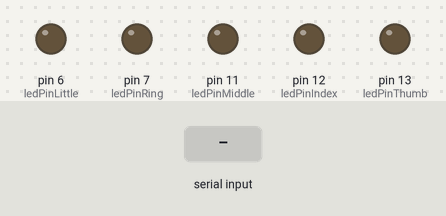
This sketch was run on a simulated Arduino Uno, built with avr-gcc and run on an emulated ATmega328P. Parts: output pins drawn as LEDs (lit = HIGH). The test bench sets the inputs (shaded band).

Above: at 1.2 s.
1.3 s: "T" received over Serial
At 2.5 s:
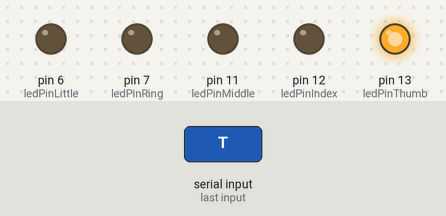
2.8 s: "I" received over Serial
At 3.8 s:
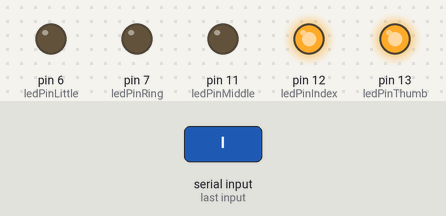
4.3 s: "M" received over Serial
At 4.9 s:
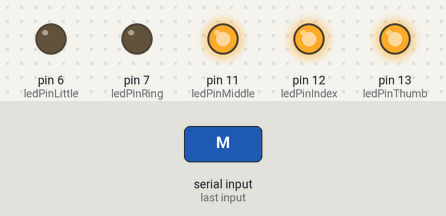
5.8 s: "R" received over Serial
At 6.1 s:
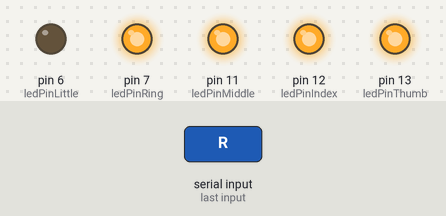
7.3 s: "S" received over Serial
At 8.4 s:
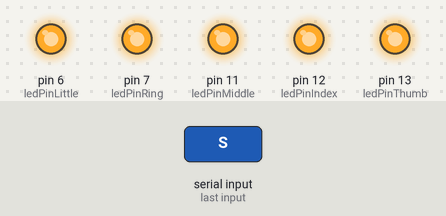
8.8 s: "L" received over Serial
At 9.6 s:
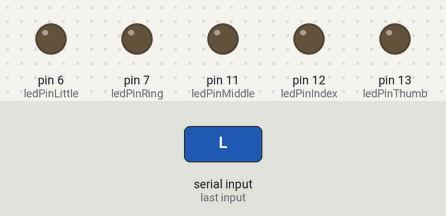
Timing chart, 0 to 11.3 s (numbered marks = the images above; inputs shaded):
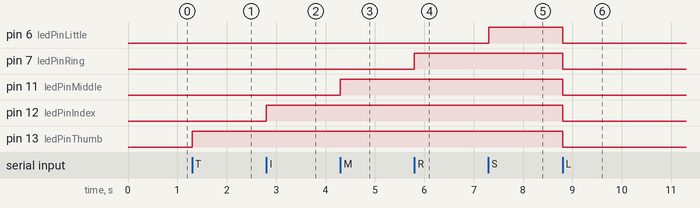

Measured:
- after the input at 1.3 s, pin 13 (ledPinThumb): LOW → HIGH at once
- after the input at 2.8 s, pin 12 (ledPinIndex): LOW → HIGH at once
- after the input at 4.3 s, pin 11 (ledPinMiddle): LOW → HIGH at once
- after the input at 5.8 s, pin 7 (ledPinRing): LOW → HIGH at once
- after the input at 7.3 s, pin 6 (ledPinLittle): LOW → HIGH at once
- after the input at 8.8 s, pin 6 (ledPinLittle), pin 7 (ledPinRing), pin 11 (ledPinMiddle), pin 12 (ledPinIndex), pin 13 (ledPinThumb): HIGH → LOW at once

The sketch:

Serial_Monitor.ino
```cpp
/*
  Serial Monitor

  Arduino boards turns on an LED when it receives the character
  'H', and turns off the LED when it receives the character 'L'.

  The data is received to the Arduino Serial Monitor, via a Python script.

  The circuit:
  - LED connected from digital pin 13 to ground

*/


// the pin that the LED is attached to
const int ledPinThumb = 13;
const int ledPinIndex = 12;
const int ledPinMiddle = 11;
const int ledPinRing = 7;
const int ledPinLittle = 6;

int incomingByte;      // a variable to read incoming serial data into

void setup() {

  // initialize serial communication:
  Serial.begin(9600);

  // initialize the LED pin as an output:
  pinMode(ledPinThumb, OUTPUT);
  pinMode(ledPinIndex, OUTPUT);
  pinMode(ledPinMiddle, OUTPUT);
  pinMode(ledPinRing, OUTPUT);
  pinMode(ledPinLittle, OUTPUT);
}

void loop() {

  // see if there's incoming serial data:
  if (Serial.available() > 0) {
    // read the oldest byte in the serial buffer:
    incomingByte = Serial.read();
    // if it's a capital H, turn on the LED:

    if (incomingByte == 'T') {
      digitalWrite(ledPinThumb, HIGH);
      }
    if (incomingByte == 'I') {
      digitalWrite(ledPinIndex, HIGH);
      }
    if (incomingByte == 'M') {
      digitalWrite(ledPinMiddle, HIGH);
      }
    if (incomingByte == 'R') {
      digitalWrite(ledPinRing, HIGH);
      }
    if (incomingByte == 'S') {
      digitalWrite(ledPinLittle, HIGH);
    }


    // if it's an L, turn off the LED:
    if (incomingByte == 'L') {
      digitalWrite(ledPinThumb, LOW);
      }
    if (incomingByte == 'L') {
      digitalWrite(ledPinIndex, LOW);
      }
    if (incomingByte == 'L') {
      digitalWrite(ledPinMiddle, LOW);
      }
    if (incomingByte == 'L') {
      digitalWrite(ledPinRing, LOW);
      }
    if (incomingByte == 'L') {
      digitalWrite(ledPinLittle, LOW);
    }
  }
}
```
